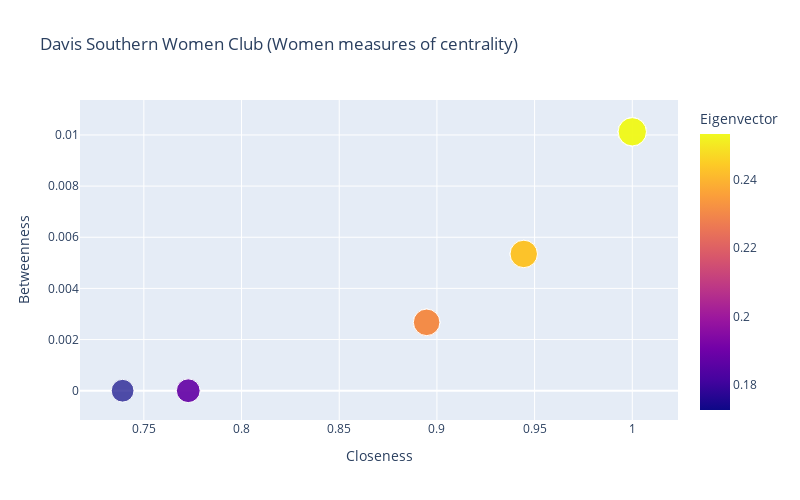

Notebook code for this chart:
### Code cell
fig = px.scatter(df, x="Closeness", y="Betweenness", size="Degree", color="Eigenvector", 
                    hover_name="name", width=800, height=500, title="Davis Southern Women Club (Women measures of centrality)")
fig.show()

### Figure 1 — Plotly figure (JSON) as saved in the notebook; plotly's stock layout.template omitted (floating-point values rounded to 4 significant figures)
{"data": [{"hovertemplate": "<b>%{hovertext}</b><br><br>Closeness=%{x}<br>Betweenness=%{y}<br>Degree=%{marker.size}<br>Eigenvector=%{marker.color}<extra></extra>", "hovertext": ["Evelyn Jefferson", "Laura Mandeville", "Theresa Anderson", "Brenda Rogers", "Charlotte McDowd", "Frances Anderson", "Eleanor Nye", "Pearl Oglethorpe", "Ruth DeSand", "Verne Sanderson", "Myra Liddel", "Katherina Rogers", "Sylvia Avondale", "Nora Fayette", "Helen Lloyd", "Dorothy Murchison", "Olivia Carleton", "Flora Price"], "legendgroup": "", "marker": {"color": [0.2535, 0.231, 0.2535, 0.231, 0.1725, 0.231, 0.231, 0.2432, 0.2535, 0.2535, 0.2432, 0.2432, 0.2535, 0.2535, 0.2535, 0.2432, 0.1876, 0.1876], "coloraxis": "coloraxis", "size": [17, 15, 17, 15, 11, 15, 15, 16, 17, 17, 16, 16, 17, 17, 17, 16, 12, 12], "sizemode": "area", "sizeref": 0.0425, "symbol": "circle"}, "mode": "markers", "name": "", "orientation": "v", "showlegend": false, "type": "scatter", "x": [1, 0.8947, 1, 0.8947, 0.7391, 0.8947, 0.8947, 0.9444, 1, 1, 0.9444, 0.9444, 1, 1, 1, 0.9444, 0.7727, 0.7727], "xaxis": "x", "y": [0.01012, 0.002674, 0.01012, 0.002674, 0, 0.002674, 0.002674, 0.005348, 0.01012, 0.01012, 0.005348, 0.005348, 0.01012, 0.01012, 0.01012, 0.005348, 0, 0], "yaxis": "y"}], "layout": {"coloraxis": {"colorbar": {"title": {"text": "Eigenvector"}}, "colorscale": [[0, "#0d0887"], [0.1111, "#46039f"], [0.2222, "#7201a8"], [0.3333, "#9c179e"], [0.4444, "#bd3786"], [0.5556, "#d8576b"], [0.6667, "#ed7953"], [0.7778, "#fb9f3a"], [0.8889, "#fdca26"], [1, "#f0f921"]]}, "height": 500, "legend": {"itemsizing": "constant", "tracegroupgap": 0}, "title": {"text": "Davis Southern Women Club (Women measures of centrality)"}, "width": 800, "xaxis": {"anchor": "y", "autorange": true, "domain": [0, 1], "range": [0.7173, 1.023], "title": {"text": "Closeness"}, "type": "linear"}, "yaxis": {"anchor": "x", "autorange": true, "domain": [0, 1], "range": [-0.001145, 0.01137], "title": {"text": "Betweenness"}, "type": "linear"}}}
